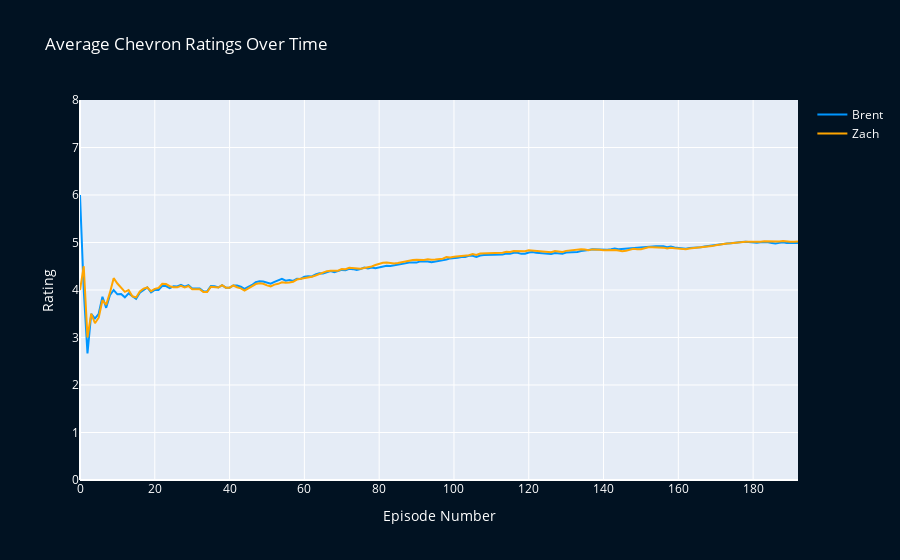

The notebook cell saved with this chart:
### Markdown cell above
### How do Brent and Zach's scores compare over time?

### Code cell
# Create figure
fig = go.Figure()

fig.add_trace(go.Scatter(x = ratings_df.index,                                           # x-axis data (Episode number)
                         y = ratings_df['Brent_Chevrons'].expanding().mean().round(3),   # y-axis data (Expanding average rating, rounded to three decimals)
                         mode = 'lines',                                                 # Trace type
                         name = 'Brent',                                                 # Custom legend text
                         line = dict(color = '#0096FF', width = 2)))                     # Custom line color and width

fig.add_trace(go.Scatter(x = ratings_df.index,                                          # x-axis data (Episode number)
                         y = ratings_df['Zach_Chevrons'].expanding().mean().round(3),   # y-axis data (Expanding average rating, rounded to three decimals)
                         mode = 'lines',                                                # Trace type
                         name = 'Zach',                                                 # Custom legend text
                         line = dict(color = '#FFA500', width = 2)))                    # Custom line color and width

#Further style the figure
fig.update_layout(
    title = 'Average Chevron Ratings Over Time',   # Set plot title
    xaxis_title = 'Episode Number',                # Set x-axis title
    yaxis_title = 'Rating',                        # Set y-axis title
    yaxis = dict(range = [0, 8]),                  # Set y-axis range
    paper_bgcolor = '#011222',                     # Set background color
    font_color = '#ffffff')                        # Set font color

# Display figure
fig.show()

# Create plot in Chart Studio for later embedding
py.plot(fig, filename = 'Average Chevron Ratings Over Time', auto_open = False)

### Figure 1 — Plotly figure (JSON) as saved in the notebook; plotly's stock layout.template omitted (floating-point values rounded to 4 significant figures; data arrays with more than 128 entries replaced by an {"elided": "..."} marker saying what was removed)
{"data": [{"line": {"color": "#0096FF", "width": 2}, "mode": "lines", "name": "Brent", "type": "scatter", "x": {"elided": "193 int values"}, "y": {"elided": "193 float values"}}, {"line": {"color": "#FFA500", "width": 2}, "mode": "lines", "name": "Zach", "type": "scatter", "x": {"elided": "193 int values"}, "y": {"elided": "193 float values"}}], "layout": {"font": {"color": "#ffffff"}, "paper_bgcolor": "#011222", "title": {"text": "Average Chevron Ratings Over Time"}, "xaxis": {"title": {"text": "Episode Number"}}, "yaxis": {"range": [0, 8], "title": {"text": "Rating"}}}}
